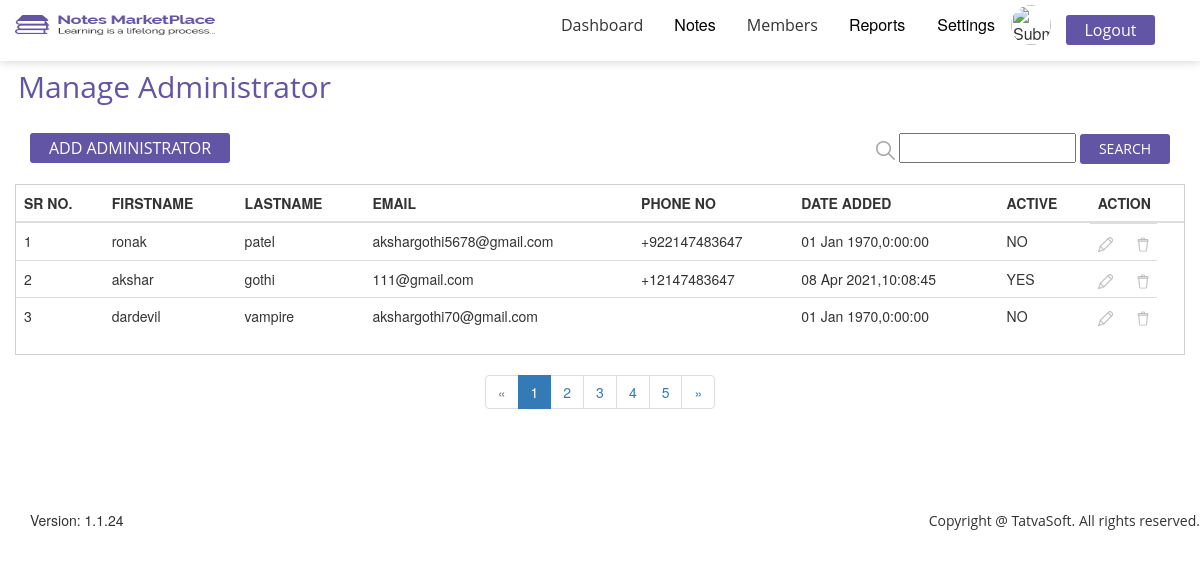
The app's page /admin/manageadmin.php with its own data.
### tables this page shows
CREATE TABLE `userprofile` (
  `id` int(11) NOT NULL,
  `userid` int(11) NOT NULL,
  `dob` date NOT NULL,
  `gender` varchar(50) NOT NULL,
  `secemail` varchar(100) DEFAULT NULL,
  `phoncountry` int(11) NOT NULL,
  `phoneno` int(11) NOT NULL,
  `profilepic` varchar(100) NOT NULL,
  `address1` varchar(100) NOT NULL,
  `address2` varchar(100) DEFAULT NULL,
  `city` varchar(50) NOT NULL,
  `state` varchar(50) NOT NULL,
  `zipcode` int(11) NOT NULL,
  `country` varchar(50) NOT NULL,
  `university` varchar(100) DEFAULT NULL,
  `college` varchar(100) DEFAULT NULL,
  `createddate` datetime DEFAULT NULL,
  `createdby` int(11) DEFAULT NULL,
  `modifieddate` datetime DEFAULT NULL,
  `modifiedby` int(11) DEFAULT NULL,
  `isactive` bit(11) NOT NULL
);

CREATE TABLE `users` (
  `id` int(11) NOT NULL,
  `roleid` int(11) NOT NULL,
  `firstname` varchar(50) NOT NULL,
  `lastname` varchar(50) NOT NULL,
  `emailID` varchar(100) NOT NULL,
  `password` varchar(200) NOT NULL,
  `isemailverified` bit(1) NOT NULL,
  `createddate` datetime DEFAULT NULL,
  `createdby` int(11) DEFAULT NULL,
  `modifieddate` datetime DEFAULT NULL,
  `modifiedby` int(11) DEFAULT NULL,
  `isactive` bit(11) NOT NULL
);

### admin/manageadmin.php (the view, shortened to what this page needs)
<!DOCTYPE html>
<html lang="en">
    <head>
        <link rel="stylesheet" href="css/font-awesome/css/font-awesome.min.css">
        <link rel="stylesheet" href="css/bootstrap/bootstrap.min.css">
        <link rel="stylesheet" href="css/manageadmin.css">
    </head>
    <body>
        <?php include "../includes/adminheader.php"; ?>
        <section id="publishednote">
            <div class="content-box-lg">
                <div class="contanier">
                    <div class="row">
                        <div class="col-md-12">
                            <div class="horizontal-heading">
                                <h2>Manage Administrator</h2>
                            </div>
                        </div>
                    </div>
                    <div class="row">
                        <div class="col-md-12">
                            <div class="col-md-12">
                               <div class="col-md-6 text-left">
                                   <button id="addadmin"><a href="addadmin.php">Add Administrator</a></button>
                               </div>
                               <div class="col-md-6 text-right">
                                   <form action="" method="post">
                                       <img src="images/Admin_images/images/search-icon.png">
                                        <input type="text" id="search" name="search">
                                        <button class="searchbtn">search</button>
                                    </form>
                               </div>
                            </div>
                            <div class="col-md-12 note">
                                <div id="dataelements">
                                    <div class="items">
                                        <div class="inprogress-table table-responsive">
                                                <table class="table">
                                                    <thead>
                                                        <tr>
                                                            <th scope="col">SR NO.</th>
                                                            <th scope="col">FIRSTNAME</th>
                                                            <th scope="col">LASTNAME</th>
                                                            <th scope="col">EMAIL</th>
                                                            <th scope="col">PHONE NO</th>
                                                            <th scope="col">DATE ADDED</th>
                                                            <th scope="col">ACTIVE</th>
                                                            <th scope="col">ACTION</th>
                                                        </tr>
                                                    </thead>
                                                    <tbody>
                                                       <?php
                                                            if(isset($_POST['search'])){
                                                                $search=$_POST['search'];
                                                                $query="SELECT u.*,up.phoneno,up.phoncountry from users u LEFT JOIN userprofile up ON up.userid=u.id ";
                                                                $query.="WHERE (u.firstname LIKE '%$search%' OR u.lastname LIKE '%$search%' OR u.emailID LIKE '%$search%')";
                                                                $query.=" AND u.roleid='3'";
                                                                $result=mysqli_query($connection,$query);
                                                            }else {
                                                                $query="SELECT u.*,up.phoneno,up.phoncountry from users u LEFT JOIN userprofile up ON up.userid=u.id WHERE u.roleid='3'";
                                                                $result=mysqli_query($connection,$query);
                                                            }
                                                            if(mysqli_num_rows($result)!=0){
                                                                while($row = mysqli_fetch_assoc($result)){
                                                                    $userid=$row['id'];
                                                                    $firstname=$row['firstname'];
                                                                    $lastname=$row['lastname'];
                                                                    $email=$row['emailID'];
                                                                    $phoneno=$row['phoneno'];
                                                                    $countrycode=$row['phoncountry'];
                                                                    $active=$row['isactive'];
                                                                    $date=$row['createddate'];
                                                                    $date=date("d M Y,G:i:s",strtotime($date));
                                                                    static $a=1;
?>
                                                                    <tr>
                                                                        <td scope='row'><?php echo $a++; ?></td>
                                                                        <td><?php echo $firstname; ?></td>
                                                                        <td><?php echo $lastname; ?></td>
                                                                        <td><?php echo $email; ?></td>
                                                                        <td><?php if($countrycode!=0){echo "+";}echo $countrycode.$phoneno;?></td>
                                                                        <td><?php echo $date; ?></td>
                                                                        <td><?php if($active==1){echo "YES";}else{echo "NO";} ?></td>
                                                                        <td class="dropdown">
                                                                            <a class="link-margin" href="addadmin.php?edit=<?php echo $userid; ?>"><img src='images/Admin_images/images/edit.png'></a>
                                                                            <a class="link-margin" style='margin-left:20px' href='manageadmin.php?delete=<?php echo $userid ?>'><img src='images/Admin_images/images/delete.png'>
                                                                            </a>
                                                                        </td>
                                                                    </tr>
                                                            <?php    }
                                                            }else{
                                                                echo "<h2 class='text-center' style='color:#6255a5;'>NO RECORD</h2>";
                                                            }
                                                        ?>
                                                    </tbody>
                                                </table>
                                            </div>
                                            <div class="text-center" aria-label="Page navigation example">
                                                <ul class="pagination">
                                                    <li class="disabled"><a href="#">«</a></li>
                                                    <li class="active"><a href="#">1 <span class="sr-only">(current)</span></a></li>
                                                    <li><a href="#">2</a></li>
                                                    <li><a href="#">3</a></li>
                                                    <li><a href="#">4</a></li>
                                                    <li><a href="#">5</a></li>
                                                    <li><a href="#">»</a></li>
                                                </ul>
                                            </div>
                                        </div>
                                </div>
                            </div>
                        </div>
                    </div>
                </div>
            </div>
        </section>
        <footer>
            <div class="content-box-sm">
                <div class="contanier">
                    <div class="row">
                        <div class="col-md-6 text-left">
                            <h5>Version: 1.1.24</h5>
                        </div>
                        <div class="col-md-6 text-right" id="copytext">
                            <h5>Copyright @ TatvaSoft. All rights reserved.</h5>
                        </div>
                    </div>
                </div>
            </div>
        </footer>
    </body>
</html>

### admin/css/manageadmin.css (style rules this page uses)
.content-box-lg { padding: 20px 0; }
.content-box-sm { padding: 50px 0; padding-left: 30px; }
.horizontal-heading { color: #6255a5; font-family: "Open sans", sans-serif; font-size: 34px; line-height: 38px; font-weight: 600; margin: 0 0 30px 18px; }
.dropdown { position: relative; display: inline-block; }
#addadmin { border-radius: 3px; border: none; background-color: #6255a5; font-size: 16px; line-height: 22px; text-transform: uppercase; font-family: "Open sans", sans-serif; width: 200px; height: 30px; }
#addadmin a { color: #fff; text-decoration: none; }
.table-responsive { margin-top: 20px; border:1px solid #d1d1d1; padding: 0; }
td>a>img { height: 15px; }
.searchbtn { color: #fff; border-radius: 3px; background-color: #6255a5; font-size: 16px line-height: 22px; border: none; font-family: "Open sans", sans-serif; width: 90px; height: 30px; text-transform: uppercase; }
input[type=text] { height: 30px; }
#copytext { font-family: "Open Sans", sans-serif; font-size: 14px; font-weight: 400; line-height: 18px; color: #333333; }

### records on screen
userprofile: userid.firstname "ronak", userid.lastname "patel", userid.emailID "akshargothi5678@gmail.com", phoncountry "92", phoneno "2147483647", date "01 Jan 1970,0:00:00", shows "NO"
userprofile: userid.firstname "akshar", userid.lastname "gothi", userid.emailID "111@gmail.com", phoncountry "1", phoneno "2147483647", userid.createddate "08 Apr 2021,10:08:45", shows "YES"
users: firstname "dardevil", lastname "vampire", emailID "akshargothi70@gmail.com", date "01 Jan 1970,0:00:00", isactive "NO"
